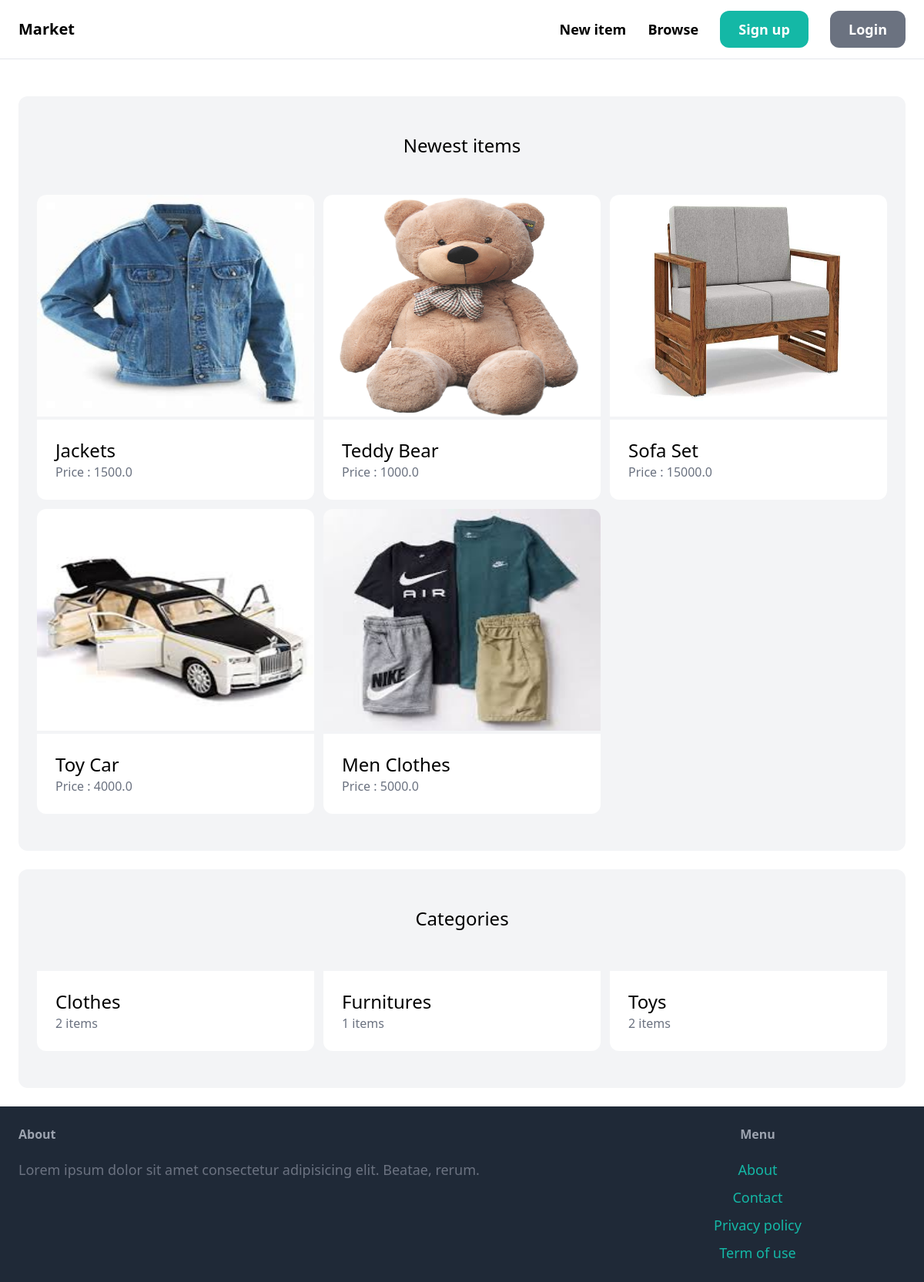
The page / on the database its author committed.
### item/models.py (models this page shows, shortened)
class Item(models.Model):
    category = models.ForeignKey(Category , related_name='items' , on_delete=models.CASCADE)
    name=models.CharField(max_length=255)
    description = models.TextField(blank=True , null=True)
    price = models.FloatField()
    image = models.ImageField(upload_to='items_images' , blank=True , null=True)
    is_sold = models.BooleanField(default=False)
    created_by = models.ForeignKey(User , related_name='items', on_delete=models.CASCADE)
    created_at = models.DateTimeField(auto_now_add=True)

class Category(models.Model):
    name = models.CharField(max_length=255)
    class Meta:
        ordering = ('name',)
        verbose_name_plural = 'Categories'

### core/views.py (the view)
# urls.py: path('', views.index, name='index'),
def index(request):
    items = Item.objects.filter(is_sold=False)[0:6]
    categories = Category.objects.all()
    return render(request , "core/index.html" , {
            'categories' : categories,
            'items': items,
    })

### core/templates/core/index.html (shortened to what this page needs)
{% extends 'core/base.html' %}
{% block content %}
<div class="mt-6 px-6 py-12 bg-gray-100 rounded-xl">
  <h2 class="mb-12 text-2xl text-center">Newest items</h2>
  <div class="grid grid-cols-3 gap-3">
    {% for item in items %}
    <div>
      <a href="{% url 'item:detail' item.id %}">
        <div>
          <img src="{{ item.image.url }}"   class="rounded-t-xl h-[18rem] w-[43rem]" alt="">
        </div>
        <div class="p-6 bg-white mt-1 rounded-b-xl">
          <h2 class="text-2xl">{{item.name}}</h2>
          <p class="text-gray-500">Price : {{item.price}}</p>
        </div>
      </a>
    </div>
    {% endfor %}
  </div>
</div>
<div class="mt-6 px-6 py-12 bg-gray-100 rounded-xl">
    <h2 class="mb-12 text-2xl text-center">Categories</h2>
    <div class="grid grid-cols-3 gap-3">
        {% for category in categories %}
        <div>
            <a href="#">
              <div class="p-6 bg-white mt-1 rounded-b-xl">
                <h2 class="text-2xl">{{category.name}}</h2>
                <p class="text-gray-500">{{ category.items.count}} items</p>
              </div>
            </a>
          </div>
        {% endfor %}
    </div>
</div>
{% endblock content %}

### core/templates/core/base.html (shortened to what this page needs)
<!DOCTYPE html>
<html lang="en">
<head>
    <script src="https://cdn.tailwindcss.com"></script>
</head>
<body class="flex flex-col min-h-screen">
    <main class="flex-grow">
    <nav class="py-6 px-6 flex justify-between items-center border-b border-gray-200">
<a href="/" class="text-xl font-semibold">Market</a>
<div class="space-x-6">
    <a href="{% url 'item:new' %}" class="text-lg font-semibold hover:text-gray-500">New item</a>
    <a href="{% url 'item:items' %}" class="text-lg font-semibold hover:text-gray-500">Browse</a>
    {% if request.user.is_authenticated %}
    <a href="{% url 'conversation:inbox' %}" class="px-6 py-3 text-lg font-semibold bg-teal-500 text-white rounded-xl hover:bg-teal-700">Inbox</a>
    <a href="{% url 'dashboard:index' %}" class="px-6 py-3 text-lg font-semibold bg-gray-500 text-white rounded-xl hover:bg-gray-700">Dashboard</a>
    <a href="{% url 'core:logout' %}" class="px-6 py-3 text-lg font-semibold bg-gray-500 text-white rounded-xl hover:bg-gray-700">Logout</a>
    {% else %}
    <a href="{% url 'core:signup' %}" class="px-6 py-3 text-lg font-semibold bg-teal-500 text-white rounded-xl hover:bg-teal-700">Sign up</a>
    <a href="{% url 'core:login' %}" class="px-6 py-3 text-lg font-semibold bg-gray-500 text-white rounded-xl hover:bg-gray-700">Login</a>
    {% endif %}
</div>
    </nav>
    <div class="px-6 py-6">
        {% block content %}{% endblock content %}
    </div>
</main>
    <footer class="py-6 px-6 flex justify-between bg-gray-800 bottom-0 ">
            <div class="w-2/3 pr-10">
                <h3 class="mb-5 font-semibold text-gray-400">About</h3>
                <p class="text-lg text-gray-500">Lorem ipsum dolor sit amet consectetur adipisicing elit. Beatae, rerum.</p>
            </div>
            <div class="w-1/3 text-center">
                <h3 class="mb-5 font-semibold text-gray-400">Menu</h3>
                <ul class="space-y-2">
                    <li><a href="#" class="text-lg text-teal-500 hover:text-teal-700">About</a></li>
                    <li><a href="{% url 'core:contact' %}" class="text-lg text-teal-500 hover:text-teal-700">Contact</a></li>
                    <li><a href="#" class="text-lg text-teal-500 hover:text-teal-700">Privacy policy</a></li>
                    <li><a href="#" class="text-lg text-teal-500 hover:text-teal-700">Term of use</a></li>
                </ul>
            </div>
    </footer>
</body>
</html>

### core/templates/core/base.html (style rules this page uses)
html, body { height: 100%; }

### rows shown on the page
Item: image (picture), name "Jackets", price "1500.0"
Item: image (picture), name "Teddy Bear", price "1000.0"
Item: image (picture), name "Sofa Set", price "15000.0"
Item: image (picture), name "Toy Car", price "4000.0"
Item: image (picture), name "Men Clothes", price "5000.0"
Category: name "Clothes", items.count "2"
Category: name "Furnitures", items.count "1"
Category: name "Toys", items.count "2"
